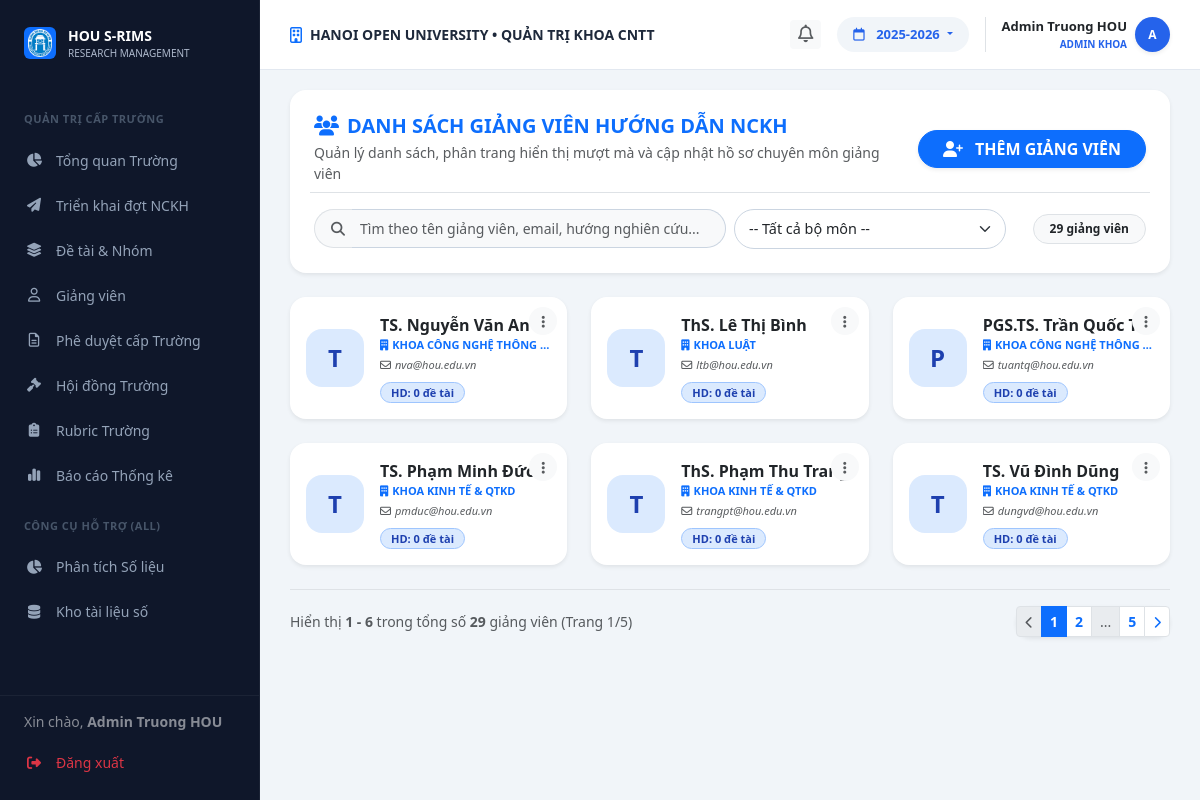
Screenshot of /faculty/lecturers (signed in) with the database file from the repository.
### models.py (models this page shows, shortened)
class User(db.Model):
    __tablename__ = 'users'
    id = db.Column(db.Integer, primary_key=True)
    username = db.Column(db.String(50), unique=True, nullable=False)
    password_hash = db.Column(db.Text, nullable=False)
    full_name = db.Column(db.String(100), nullable=False)
    email = db.Column(db.String(120), unique=True, nullable=False)
    phone = db.Column(db.String(20), nullable=True)
    bio = db.Column(db.Text, nullable=True)
    role = db.Column(db.String(20), nullable=False) # Admin, Lecturer, Student
    student_id = db.Column(db.String(20), nullable=True)   # MSSV for students
    faculty = db.Column(db.String(100), nullable=True)      # faculty / department
    avatar_url = db.Column(db.Text, nullable=True)         # Profile avatar path
    transcript_url = db.Column(db.Text, nullable=True)     # Student academic transcript PDF/image
    dob = db.Column(db.String(20), nullable=True)          # Ngay sinh
    gender = db.Column(db.String(10), nullable=True)       # Gioi tinh (Nam/Nu)
    hometown = db.Column(db.String(100), nullable=True)    # Noi sinh / Que quan
    class_name = db.Column(db.String(50), nullable=True)   # Lop sinh hoat (VD: 2410A08KS)
    major = db.Column(db.String(100), nullable=True)       # Nganh / Chuyen nganh
    id_card = db.Column(db.String(30), nullable=True)      # So CMND/CCCD
    address = db.Column(db.String(255), nullable=True)     # Noi o hien nay
    gpa = db.Column(db.String(10), nullable=True)          # Diem GPA tich luy
    topics_mentored = db.relationship('Topic', backref='mentor', lazy=True)
    group_memberships = db.relationship('GroupMember', backref='student', lazy=True)
    @property
    def password(self):
        return self.password_hash

### routes/faculty_bp.py (the view)
@faculty_bp.route('/lecturers')
def lecturers():
    all_lecturers = User.query.filter(func.lower(User.role) == 'lecturer').all()
    current_year = get_effective_academic_year()
    all_topics = Topic.query.join(Batch).filter(Batch.academic_year == current_year).all()
    return render_template('faculty/lecturers.html', mentors=all_lecturers, topics=all_topics)

### templates/faculty/lecturers.html (shortened to what this page needs)
{% extends "layouts/faculty_layout.html" %}
{% block faculty_content %}
<div id="view-f-lecturers" class="fade-in">
    <div class="bg-white p-4 rounded-4 shadow-sm mb-4">
        <div class="d-flex flex-column flex-md-row justify-content-between align-items-md-center gap-3 mb-3">
            <div>
                <h5 class="fw-bold mb-1 text-primary"><i class="fa-solid fa-users me-2"></i>DANH SÁCH GIẢNG VIÊN HƯỚNG DẪN NCKH</h5>
                <p class="text-muted small mb-0">Quản lý danh sách, phân trang hiển thị mượt mà và cập nhật hồ sơ chuyên môn giảng viên</p>
            </div>
            <button class="btn btn-primary fw-bold rounded-pill px-4 shadow-sm text-nowrap" data-bs-toggle="modal" data-bs-target="#modalAddLecturer">
                <i class="fa-solid fa-user-plus me-2"></i> THÊM GIẢNG VIÊN
            </button>
        </div>
        <div class="row g-2 align-items-center pt-2 border-top">
            <div class="col-md-6 col-12">
                <div class="input-group input-group-sm">
                    <span class="input-group-text bg-light border-end-0 rounded-start-pill ps-3"><i class="fa-solid fa-magnifying-glass text-muted"></i></span>
                    <input type="text" id="lecSearchInput" class="form-control bg-light border-start-0 rounded-end-pill py-2" placeholder="Tìm theo tên giảng viên, email, hướng nghiên cứu..." oninput="onLecFilterChange()">
                </div>
            </div>
            <div class="col-md-4 col-8">
                <select id="lecFpuFilter" class="form-select form-select-sm rounded-pill py-2" onchange="onLecFilterChange()">
                    <option value="all">-- Tất cả bộ môn --</option>
                </select>
            </div>
            <div class="col-md-2 col-4 text-end">
                <span class="badge bg-light text-dark border px-3 py-2 rounded-pill small fw-bold" id="lecResultCount">
                    {{ mentors|length if mentors else 0 }} giảng viên
                </span>
            </div>
        </div>
    </div>
    <div class="row g-4" id="lecCardsContainer">
        {% if mentors %}
            {% for m in mentors %}
            <div class="col-md-4 col-sm-6 col-12 lecturer-col-item"
                 data-name="{{ (m.full_name or '')|lower }}"
                 data-email="{{ (m.email or '')|lower }}"
                 data-faculty="{{ (m.faculty or '') }}"
                 data-bio="{{ (m.bio or '')|lower }}">
                <div class="card border-0 shadow-sm p-3 rounded-4 h-100 d-flex flex-row align-items-center gap-3 lecturer-card position-relative bg-white hover-shadow transition-all">
                    <div class="avatar-letter bg-primary-subtle text-primary rounded-4 d-flex align-items-center justify-content-center fw-bold fs-4 flex-shrink-0" style="width: 58px; height: 58px;">
                        {{ m.full_name[0] if m.full_name else 'G' }}
                    </div>
                    <div class="overflow-hidden flex-grow-1">
                        <div class="fw-bold text-dark text-truncate fs-6" title="{{ m.full_name }}">{{ m.full_name }}</div>
                        <div class="small text-primary fw-bold text-uppercase mb-1 text-truncate" style="font-size: 11px;">
                            <i class="fa-solid fa-building me-1"></i>{{ m.faculty or 'Khoa CNTT' }}
                        </div>
                        <div class="small text-muted fst-italic mb-2 text-truncate" style="font-size: 11px;" title="{{ m.email }}">
                            <i class="fa-regular fa-envelope me-1"></i>{{ m.email }}
                        </div>
                        <div class="d-flex align-items-center gap-2">
                            <span class="badge bg-primary-subtle text-primary border border-primary-subtle rounded-pill px-2.5 py-1" style="font-size: 11px;">
                                HD: {{ topics | selectattr('mentor_id', 'equalto', m.id) | list | length }} đề tài
                            </span>
                        </div>
                    </div>
                    <div class="position-absolute top-0 end-0 p-2.5">
                        <div class="dropdown">
                            <button class="btn btn-sm btn-light border-0 rounded-circle text-muted p-1" style="width: 28px; height: 28px;" data-bs-toggle="dropdown" aria-expanded="false">
                                <i class="fa-solid fa-ellipsis-vertical"></i>
                            </button>
                        </div>
                    </div>
                </div>
            </div>
            {% endfor %}
        {% else %}
            <div class="col-12 text-center text-muted py-5">
                <i class="fa-solid fa-user-xmark fs-1 text-muted mb-2 d-block opacity-25"></i>
                Chưa có giảng viên nào trong hệ thống
            </div>
        {% endif %}
    </div>
    <div class="d-flex flex-column flex-sm-row justify-content-between align-items-center mt-4 pt-3 border-top gap-3" id="lecPaginationWrap">
        <div class="small text-muted" id="lecPageInfo">
        </div>
        <nav aria-label="Lecturers navigation">
            <ul class="pagination pagination-sm mb-0 rounded-pill shadow-sm" id="lecPaginationNav">
            </ul>
        </nav>
    </div>
</div>
{% endblock %}

### templates/layouts/faculty_layout.html (shortened to what this page needs)
{% extends "base.html" %}
{% block content %}
        <div class="top-bar">
            <div class="d-flex align-items-center gap-2">
                <i class="fa-regular fa-building text-primary"></i>
                <span class="fw-bold text-uppercase small">HANOI OPEN UNIVERSITY • QUẢN TRỊ KHOA CNTT</span>
            </div>
            <div class="d-flex align-items-center gap-3">
                <div class="dropdown">
                    <button class="btn btn-light border-0 btn-sm fw-bold text-muted position-relative" type="button" data-bs-toggle="dropdown" aria-expanded="false">
                        <i class="fa-regular fa-bell" style="font-size: 1.1rem;"></i>
                        {% set unread_count = notifications|selectattr('is_read', 'equalto', false)|list|length %}
                    </button>
                </div>
                <div class="dropdown">
                    <button class="year-select dropdown-toggle" type="button" data-bs-toggle="dropdown" style="background: #f1f5f9; border: none; padding: 8px 16px; border-radius: 20px; color: #2563eb; font-weight: 600; font-size: 13px;">
                        <i class="fa-regular fa-calendar me-2"></i> {{ current_academic_year or session.get('academic_year', '2027-2028') }}
                    </button>
                    {% set current_yr = current_academic_year or session.get('academic_year', '2027-2028') %}
                </div>
                <div class="dropdown border-start ps-3">
                    <div class="d-flex align-items-center gap-2 cursor-pointer dropdown-toggle no-arrow" data-bs-toggle="dropdown">
                        <div class="text-end">
                            <div class="fw-bold text-dark" style="font-size: 13px;">
                                {{ session.get('user_name', 'Admin Khoa') }}
                            </div>
                            <div class="fw-bold text-uppercase" style="font-size: 10px; color: #2563eb !important;">
                                ADMIN KHOA
                            </div>
                        </div>
                        <div class="rounded-circle text-white d-flex align-items-center justify-content-center fw-bold shadow-sm" style="width: 35px; height: 35px; font-size: 12px; background: #2563eb !important;">
                            {{ session.get('user_name', 'A')[0] | upper }}
                        </div>
                    </div>
                </div>
            </div>
        </div>
    <div class="content-area flex-grow-1 d-flex flex-column">
<div class="content-body flex-grow-1 d-flex flex-column">
{% block faculty_content %}{% endblock %}
</div>
{% endblock %}

### templates/base.html (shortened to what this page needs)
<!DOCTYPE html>
<html lang="vi">
<head>
    <link href="https://cdn.jsdelivr.net/npm/bootstrap@5.3.0/dist/css/bootstrap.min.css" rel="stylesheet">
    <link rel="stylesheet" href="https://cdnjs.cloudflare.com/ajax/libs/font-awesome/6.4.0/css/all.min.css">
    <link rel="stylesheet" href="{{ url_for('static', filename='assets/css/style.css') }}?v=3">
    <link href="https://cdn.jsdelivr.net/npm/sweetalert2@11/dist/sweetalert2.min.css" rel="stylesheet">
    <link rel="stylesheet" href="https://cdnjs.cloudflare.com/ajax/libs/cropperjs/1.6.1/cropper.min.css">
    <link href="https://cdn.jsdelivr.net/npm/quill@1.3.6/dist/quill.snow.css" rel="stylesheet">
</head>
<body>
    <div class="toast-container position-fixed bottom-0 end-0 p-3" style="z-index: 1100">
    </div>
    {% include 'components/sidebar.html' %}
    <div class="main-content d-flex flex-column">
        {% block content %}
        {% endblock %}
    </div>
</body>
</html>

### templates/components/sidebar.html (shortened to what this page needs)
<div class="sidebar">
    <div class="sidebar-logo">
        <div class="d-flex align-items-center justify-content-center bg-primary rounded p-1" style="width: 32px; height: 32px;">
            <img src="{{ url_for('static', filename='assets/images/logo.png') }}" alt="" style="max-width:100%;">
        </div>
        <div>
            <div class="fw-bold text-white" style="font-size: 14px;">HOU S-RIMS</div>
            <div style="font-size: 10px; color: #aeb9cc;">RESEARCH MANAGEMENT</div>
        </div>
    </div>
    <div class="sidebar-menu-wrapper" style="flex: 1; overflow-y: auto; padding-bottom: 100px;">
    {% if session.get('role') == 'admin' %}
    <div class="menu-category">QUẢN TRỊ CẤP TRƯỜNG</div>
    <a href="{{ url_for('web.admin_page') }}#overview" onclick="{% if request.endpoint == 'web.admin_page' %}event.preventDefault(); switchTab('overview', this){% endif %}" class="nav-link">
        <i class="fa-solid fa-chart-pie"></i> Tổng quan Trường
    </a>
    <a href="{{ url_for('web.admin_page') }}#batches" onclick="{% if request.endpoint == 'web.admin_page' %}event.preventDefault(); switchTab('batches', this){% endif %}" class="nav-link">
        <i class="fa-solid fa-paper-plane"></i> Triển khai đợt NCKH
    </a>
    <a href="{{ url_for('web.admin_page') }}#topics" onclick="{% if request.endpoint == 'web.admin_page' %}event.preventDefault(); switchTab('topics', this){% endif %}" class="nav-link">
        <i class="fa-solid fa-layer-group"></i> Đề tài & Nhóm
    </a>
    <a href="{{ url_for('web.admin_page') }}#lecturers" onclick="{% if request.endpoint == 'web.admin_page' %}event.preventDefault(); switchTab('lecturers', this){% endif %}" class="nav-link">
        <i class="fa-regular fa-user"></i> Giảng viên
    </a>
    <a href="{{ url_for('web.admin_page') }}#approvals" onclick="{% if request.endpoint == 'web.admin_page' %}event.preventDefault(); switchTab('approvals', this){% endif %}" class="nav-link">
        <i class="fa-regular fa-file-lines"></i> Phê duyệt cấp Trường
    </a>
    <a href="{{ url_for('web.admin_page') }}#councils" onclick="{% if request.endpoint == 'web.admin_page' %}event.preventDefault(); switchTab('councils', this){% endif %}" class="nav-link">
        <i class="fa-solid fa-gavel"></i> Hội đồng Trường
    </a>
    <a href="{{ url_for('web.admin_page') }}#rubric" onclick="{% if request.endpoint == 'web.admin_page' %}event.preventDefault(); switchTab('rubric', this){% endif %}" class="nav-link">
        <i class="fa-solid fa-clipboard-list"></i> Rubric Trường
    </a>
    <a href="{{ url_for('web.admin_page') }}#reports" onclick="{% if request.endpoint == 'web.admin_page' %}event.preventDefault(); switchTab('reports', this){% endif %}" class="nav-link">
        <i class="fa-solid fa-chart-simple"></i> Báo cáo Thống kê
    </a>
    {% endif %}
    <div class="menu-category">CÔNG CỤ HỖ TRỢ (ALL)</div>
    <a href="{{ url_for('web.analysis_page') }}" class="nav-link {{ 'active-main' if request.endpoint == 'web.analysis_page' else '' }}">
        <i class="fa-solid fa-chart-pie"></i> Phân tích Số liệu
    </a>
    <a href="{{ url_for('web.repository_page') }}" class="nav-link {{ 'active-main' if request.endpoint == 'web.repository_page' else '' }}">
        <i class="fa-solid fa-database"></i> Kho tài liệu số
    </a>
    </div>
    <div class="sidebar-footer" style="position: absolute; bottom: 0; left: 0; right: 0; background: var(--sidebar-bg); border-top: 1px solid rgba(255,255,255,0.05); padding: 15px 0;">
        <div class="px-4 mb-2 text-white small opacity-50">
            Xin chào, <strong>{{ session.get('user_name', 'Khách') }}</strong>
        </div>
        <a href="{{ url_for('auth.logout') }}" class="nav-link text-danger">
            <i class="fa-solid fa-right-from-bracket"></i> Đăng xuất
        </a>
    </div>
</div>

### rows the page displays
User: get "Admin Truong HOU"
User: full_name "T", full_name "TS. Nguyễn Văn An", faculty "KHOA CÔNG NGHỆ THÔNG…", email "nva@hou.edu.vn", id "0"
User: full_name "T", full_name "ThS. Lê Thị Bình", faculty "KHOA LUẬT", email "ltb@hou.edu.vn", id "0"
User: full_name "P", full_name "PGS.TS. Trần Quốc T…", faculty "KHOA CÔNG NGHỆ THÔNG…", email "tuantq@hou.edu.vn", id "0"
User: full_name "T", full_name "TS. Phạm Minh Đức", faculty "KHOA KINH TẾ & QTKD", email "pmduc@hou.edu.vn", id "0"
User: full_name "T", full_name "ThS. Phạm Thu Trang", faculty "KHOA KINH TẾ & QTKD", email "trangpt@hou.edu.vn", id "0"
User: full_name "T", full_name "TS. Vũ Đình Dũng", faculty "KHOA KINH TẾ & QTKD", email "dungvd@hou.edu.vn", id "0"

### other values shown
{{ current_academic_year or session.get('academic_year', '2027-2028') }} "2025-2026"
{{ session.get('user_name', 'A')[0] | upper }} "A"
{{ mentors|length if mentors else 0 }} "29"
